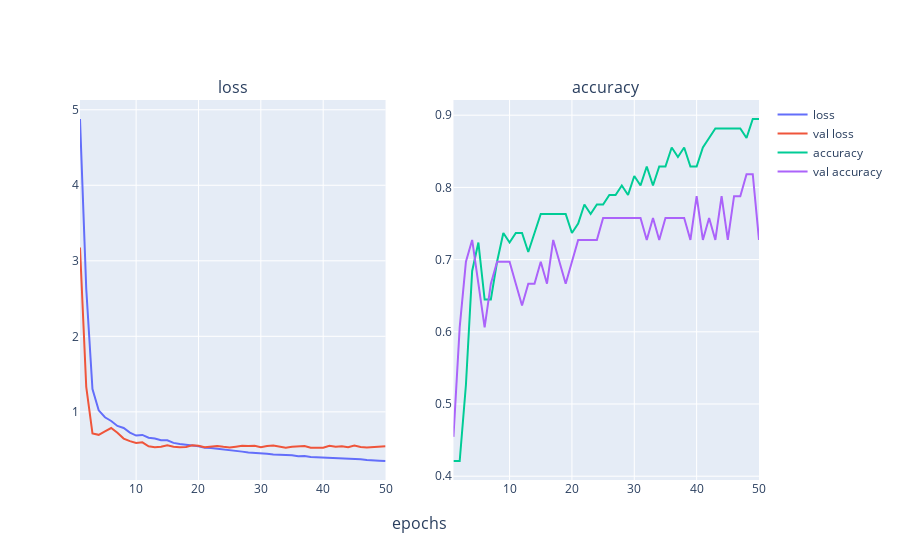

The notebook cell saved with this chart:
### Code cell
model_metrics = get_metrics(history)
plot_metrics(model_metrics)
